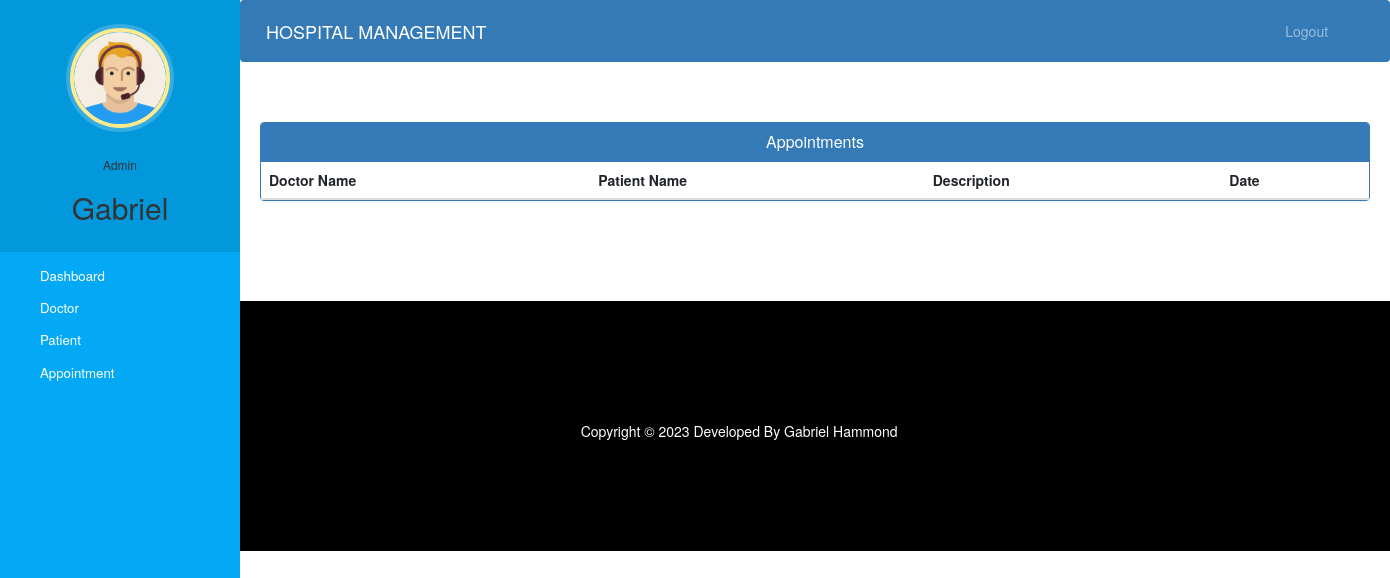
Before: /admin-view-appointment (signed in) with the older database file.
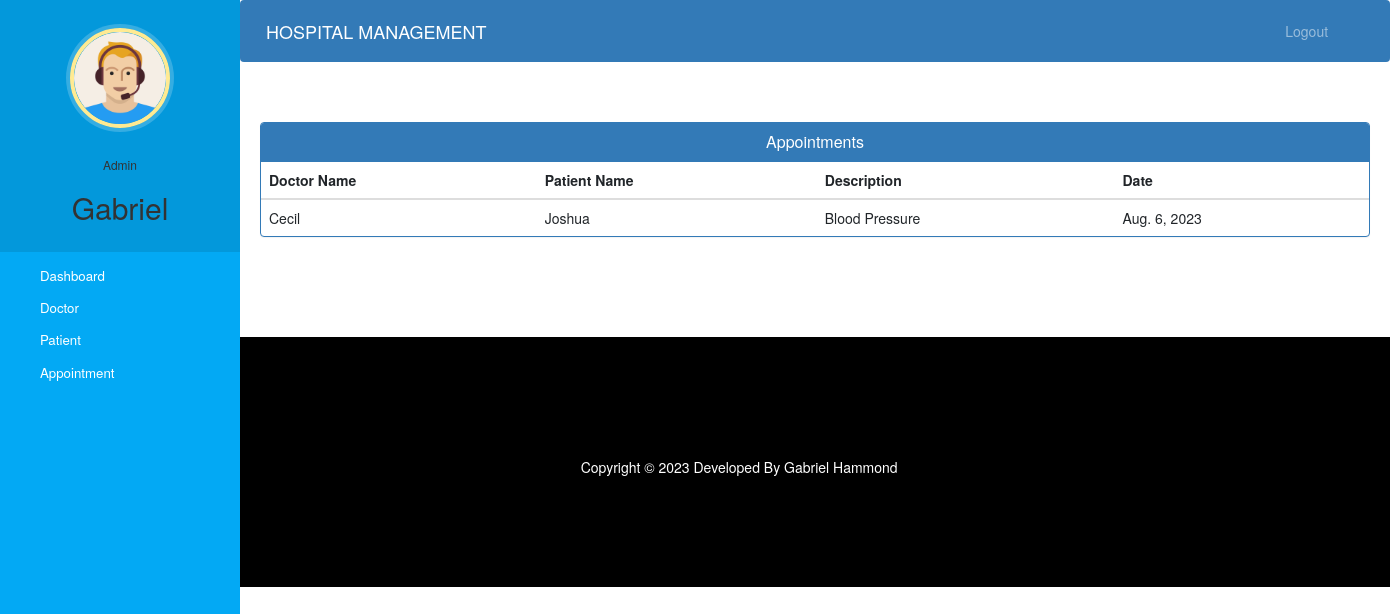
After: the same page with the newer database file.
### hospital/models.py (models this page shows)
class Appointment(models.Model):
    patientId=models.PositiveIntegerField(null=True)
    doctorId=models.PositiveIntegerField(null=True)
    patientName=models.CharField(max_length=40,null=True)
    doctorName=models.CharField(max_length=40,null=True)
    appointmentDate=models.DateField(auto_now=True)
    description=models.TextField(max_length=500)
    status=models.BooleanField(default=False)

### hospital/views.py (the view)
# urls.py: path('admin-view-appointment', views.admin_view_appointment_view,name='admin-view-appointment'),
@login_required(login_url='adminlogin')
@user_passes_test(is_admin)
def admin_view_appointment_view(request):
    appointments=models.Appointment.objects.all().filter(status=True)
    return render(request,'hospital/admin_view_appointment.html',{'appointments':appointments})

### hospital/views.py (called while the page is built)
def is_admin(user):
    return user.groups.filter(name='ADMIN').exists()

### templates/hospital/admin_view_appointment.html (shortened to what this page needs)
{% extends 'hospital/admin_base.html' %}
{% block content %}
<head>
  <link href="//netdna.bootstrapcdn.com/bootstrap/3.0.0/css/bootstrap.min.css" rel="stylesheet" id="bootstrap-css">
</head>
<div class="container">
  <div class="panel panel-primary">
    <div class="panel-heading">
      <h6 class="panel-title">Appointments</h6>
    </div>
    <table class="table table-hover" id="dev-table">
      <thead>
        <tr>
          <th>Doctor Name</th>
          <th>Patient Name</th>
          <th>Description</th>
          <th>Date</th>
        </tr>
      </thead>
      {% for a in appointments %}
      <tr>
        <td> {{a.doctorName}}</td>
        <td>{{a.patientName}}</td>
        <td>{{a.description}}</td>
        <td>{{a.appointmentDate}}</td>
      </tr>
      {% endfor %}
    </table>
  </div>
</div>
{% endblock content %}

Changed rows visible on the page:
added Appointment: doctorName "Cecil", patientName "Joshua", description "Blood Pressure", appointmentDate "Aug. 6, 2023"
